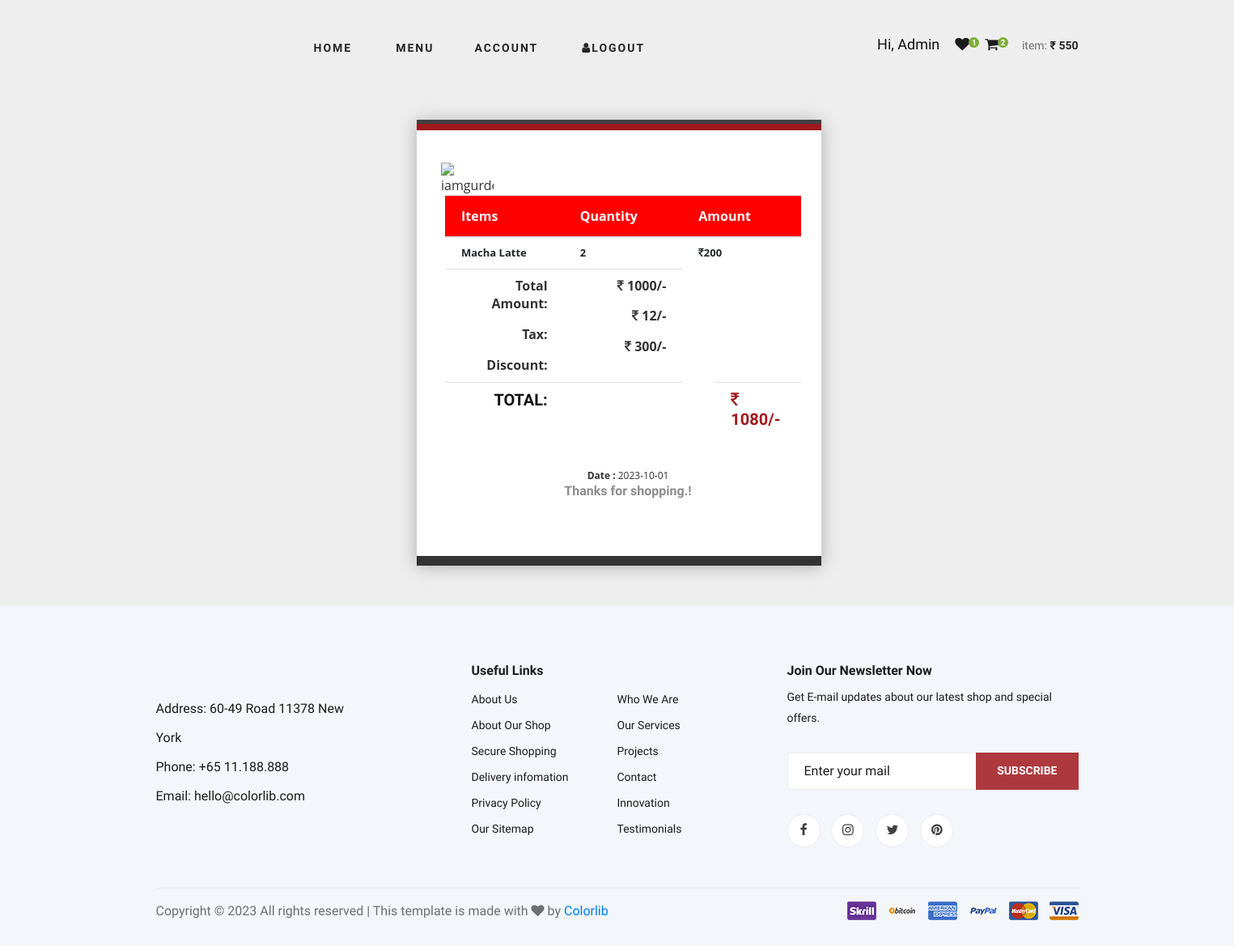
The page /invoice/2023-10-01 (signed in) on the database its author committed.
### User/models.py (models this page shows)
class Order(models.Model):
    userid = models.ForeignKey(Userregister, on_delete=models.CASCADE)
    productid = models.ForeignKey(Productregister, on_delete=models.CASCADE)
    cartid = models.ForeignKey(Cart, on_delete=models.CASCADE)
    orderdate = models.DateField(auto_now_add=True, null=True)
    status = models.IntegerField(default = 0)
    orderquantity = models.IntegerField(null=True)
    total = models.CharField(null=True, max_length=50, default=0)
    each_product_total = models.CharField(null=True, max_length=50, default=0)
    tax = models.CharField(null=True, max_length=50, default=0)
    discount = models.CharField(null=True, max_length=50, default=0)
    total_bill = models.CharField(null=True, max_length=50, default=0)

### Admin/models.py (models this page shows)
class Productregister(models.Model):
    pName = models.CharField(max_length=50, null=True)
    pImage = models.ImageField(upload_to='media', default='null.jpg')
    pPrice = models.CharField(max_length=50, null=True)
    pCategory = models.ForeignKey(Productcategory , on_delete=models.CASCADE, null=True)
    pQuantity = models.IntegerField(null=True)
    pStatus = models.IntegerField(default=0)

### User/views.py (the view)
# urls.py: path('invoice/<str:date>', invoice, name='invoice'),
def invoice(request, date):
    if 'u_id' in request.session:
         user_id = request.session.get('u_id')
         highestprice = request.session.get('highest_price')
         orderdata_invoice = Order.objects.filter(userid = user_id, orderdate = date)
         cart_count = Cart.objects.filter(userid = user_id, status = 0).count()
         cart_total = Cart.objects.filter(userid = user_id, status = 0).aggregate(Sum('total'))
         wishlist_count = Wishlist.objects.filter(userid = user_id, status=0).count()
         categorydata = Productcategory.objects.all()
         totalbill1 = orderdata_invoice.first()
         totalbill = totalbill1.total_bill
         tax = totalbill1.tax
         discount = totalbill1.discount
         context = {
            'highestprice':highestprice, 'orderdata_invoice':orderdata_invoice, 'cart_count':cart_count,
            'cart_total':cart_total, 'wishlist_count':wishlist_count, 'categorydata':categorydata, 'date':date,
            'totalbill':totalbill, 'tax':tax, 'discount':discount
         }
         return render(request, 'invoice.html', context)
    else:
        return redirect('userlogin')

### User/templates/invoice.html (shortened to what this page needs)
{% extends 'userindex.html' %}
{% load static %}
{% block body %}
    <div class="col-md-12   ">
        <div class="row" style="width: 1000px; margin-left: 500px;">
            <div class="receipt-main col-xs-10 col-sm-10 col-md-6 col-xs-offset-1 col-sm-offset-1 col-md-offset-3">
                <div class="row">
                    <div class="receipt-header">
                        <div class="col-xs-6 col-sm-6 col-md-6">
                            <div class="receipt-left">
                                <img class="img-responsive" alt="iamgurdeeposahan" src="{% static '/img/logo3.png' %}">
                            </div>
                        </div>
                    </div>
                </div>
                <div>
                    <table class="table" style="margin-left:5px; margin-right: 20px;">
                        <thead style="background-color:red;">
                            <tr>
                                <th>Items</th>
                                <th>Quantity</th>
                                <th>Amount</th>
                            </tr>
                        </thead>
                        <tbody>
                            {% for i in orderdata_invoice %}
                            <tr>
                                <td class="col-md-4"><strong>{{i.productid.pName}}</strong></td>
                                <td class="col-md-4"><strong>{{i.orderquantity}}</strong></td>
                                <td class="col-md-4"><i class="fa fa-inr"></i><strong>{{i.productid.pPrice}}</strong></td>
                            </tr>
                            {% endfor %}
                            <tr class="text-right">
                                <td class="text-right">
                                <p>
                                    <strong>Total Amount: </strong>
                                </p>
                                <p>
                                    <strong>Tax: </strong>
                                </p>
                                <p>
                                    <strong>Discount: </strong>
                                </p>
                                </td>
                                {% for i in orderdata_invoice %}
                                <td>
                                <p>
                                    <strong><i class="fa fa-inr"></i> {{i.total}}/-</strong>
                                </p>
								{% endfor %}
                                <p>
                                    <strong><i class="fa fa-inr"></i> {{tax}}/-</strong>
                                </p>
                                <p>
                                    <strong><i class="fa fa-inr"></i> {{discount}}/-</strong>
                                </p>
                                </td>
                            </tr>
                            <tr>
                                <td class="text-right"><h2><strong>Total: </strong></h2></td>
								<td></td>
                                <td class="text-left text-danger" style="float: left; margin-left: 40px;"><h2><strong><i class="fa fa-inr"></i> {{totalbill}}/-</strong></h2></td>
                            </tr>
                        </tbody>
                    </table>
                </div>
                <div class="row">
                    <div class="receipt-header receipt-header-mid receipt-footer">
                        <div class="col-xs-8 col-sm-8 col-md-8" style="width:200px; margin-left: 146px; text-align: center;">
                            <div class="receipt-right">
                                <p><b>Date :</b> {{date}}</p>
                                <h5 style="color: rgb(140, 140, 140);">Thanks for shopping.!</h5>
                            </div>
                        </div>
                    </div>
                </div>
            </div>
        </div>
    </div>
{% endblock %}

### static/userstatic/css/style.css (style rules this page uses)
html, body { height: 100%; font-family: "Cairo", sans-serif; -webkit-font-smoothing: antialiased; font-smoothing: antialiased; }
h1, h2, h3, h4, h5, h6 { margin: 0; color: #111111; font-weight: 400; font-family: "Cairo", sans-serif; }
h2 { font-size: 36px; }
h5 { font-size: 18px; }
p { font-size: 16px; font-family: "Cairo", sans-serif; color: #6f6f6f; font-weight: 400; line-height: 26px; margin: 0 0 15px 0; }
img { max-width: 100%; }

### User/templates/invoice.html (style rules this page uses)
body { background: #eee; margin-top: 20px; }
.text-danger strong { color: #9f181c; }
.receipt-main { background: #ffffff none repeat scroll 0 0; border-bottom: 12px solid #333333; border-top: 12px solid #9f181c; margin-top: 50px; margin-bottom: 50px; padding: 40px 30px !important; position: relative; box-shadow: 0 1px 21px #acacac; color: #333333; font-family: open sans; }
.receipt-main p { color: #333333; font-family: open sans; line-height: 1.42857; }
.receipt-main::after { background: #414143 none repeat scroll 0 0; content: ""; height: 5px; left: 0; position: absolute; right: 0; top: -13px; }
.receipt-main thead { background: #414143 none repeat scroll 0 0; }
.receipt-main thead th { color: #fff; }
.receipt-right h5 { font-size: 16px; font-weight: bold; margin: 0 0 7px 0; }
.receipt-right p { font-size: 12px; margin: 0px; }
.receipt-main td { padding: 9px 20px !important; }
.receipt-main th { padding: 13px 20px !important; }
.receipt-main td { font-size: 13px; font-weight: initial !important; }
.receipt-main td p:last-child { margin: 0; padding: 0; }
.receipt-main td h2 { font-size: 20px; font-weight: 900; margin: 0; text-transform: uppercase; }
.receipt-header-mid { margin: 24px 0; overflow: hidden; }

### rows shown on the page
Order: productid.pName "Macha Latte", orderquantity "2", productid.pPrice "200", total "1000", tax "12", discount "300", total_bill "1080"

### other values the page prints
{{ request.session.username }} "Admin"
{{ wishlist_count }} "1"
{{ cart_count }} "2"
{{ cart_total.total__sum }} "550"
{{ date }} "2023-10-01"
